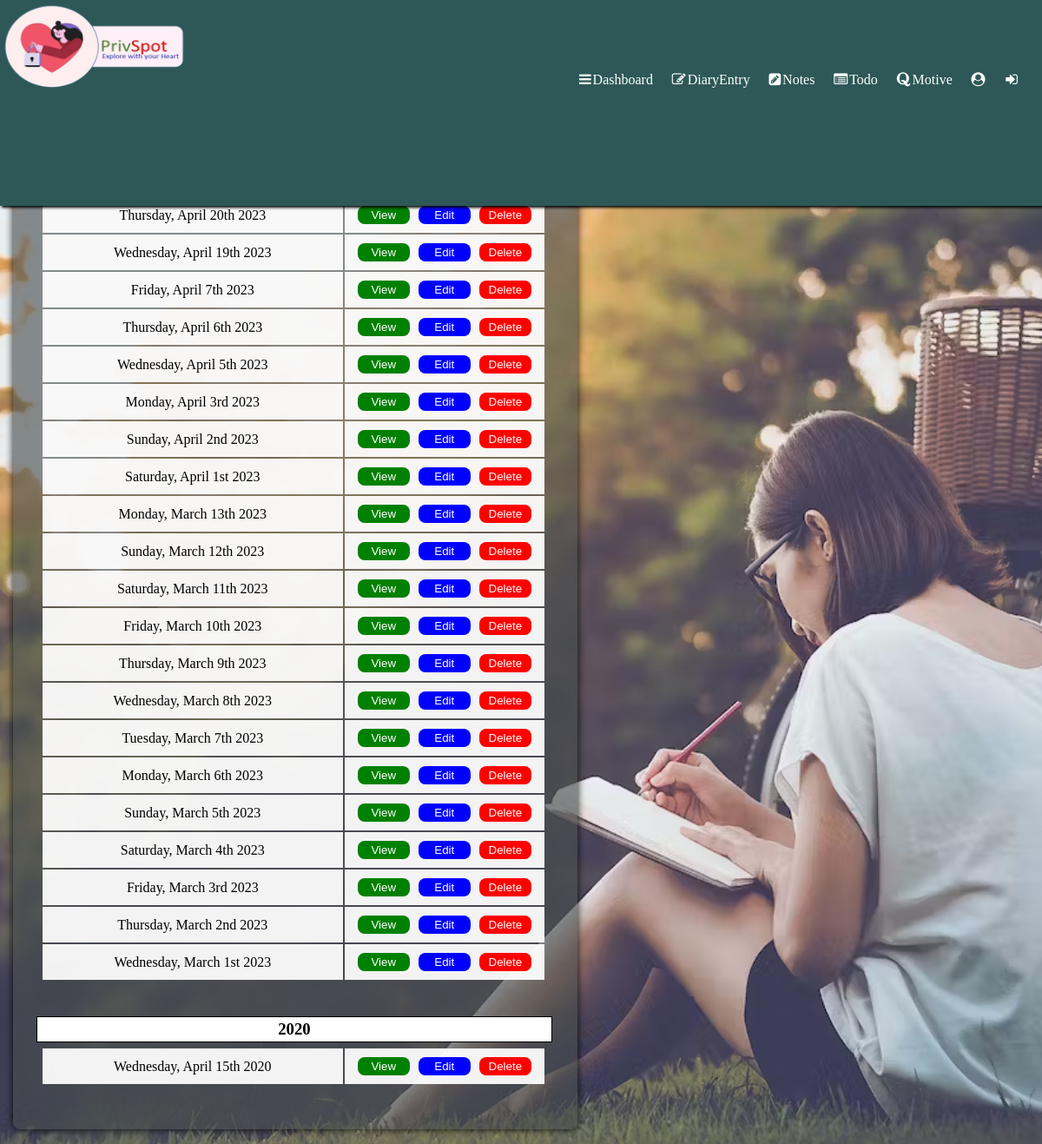
The app's page /php/dairy/dvall.php (signed in) with its own data.
### tables this page shows
CREATE TABLE `dairy` (
  `did` int(20) NOT NULL,
  `date` date NOT NULL DEFAULT current_timestamp(),
  `uname` varchar(20) NOT NULL,
  `data` varchar(10000) NOT NULL
);

### php/dairy/dvall.php (the view, shortened to what this page needs)
<!DOCTYPE html>
<html lang="en">
<head>
    <link rel="stylesheet" href="./../../css/navbar.css">
    <link rel="stylesheet" href="./../../css/dairy/dvall.css">
    <link rel="stylesheet" href="https://cdnjs.cloudflare.com/ajax/libs/font-awesome/4.7.0/css/font-awesome.min.css">
</head>
<body>
    <div class="navbar">
        <img src="./../../images/logo.png" width="350px" height="150px">
        <ul class="items">
            <li><a href="../home.php"><i class="fa fa-bars" aria-hidden="true"></i>  Dashboard</a></li>
            <li><a href="dairy.php"><i class="fa fa-pencil-square-o" aria-hidden="true"></i> DiaryEntry</a></li>
            <li><a href="../notes/notes.php"><i class="fa fa-pencil-square" aria-hidden="true"></i> Notes</a></li>
            <li><a href="../todo/todo.php"><i class="fa fa-list-alt" aria-hidden="true"></i> Todo</a></li>
            <li><a href="../motive/motive.php"><i class="fa fa-quora" aria-hidden="true"></i> Motive</a></li>
            <li><a href="../profile/profile.php"><i class="fa fa-user-circle" aria-hidden="true"></i></a></li>
            <li><a href="../logout.php"><i class="fa fa-sign-in" aria-hidden="true"></i></a></li>
        </ul>
    </div>
    <div class="body">
        <div class="content">
            <div class="container">
            <?php
                $con=mysqli_connect("localhost","root","","privdb");
                $u=$_SESSION['uname'];
                $t="SELECT DISTINCT YEAR(date) AS year FROM dairy WHERE uname = '".$u."' ORDER BY year DESC";
                $r=mysqli_query($con,$t);
                while($l=mysqli_fetch_array($r)){
                    echo '<div class="item">';
                    echo '<center><h3>'.$l['year'].'</h3></center>';
                    $s="SELECT * FROM dairy WHERE uname = '".$u."' AND YEAR(date) = '".$l['year']."' ORDER BY date DESC";
                    $r2=mysqli_query($con,$s);
                    echo '<div class="table"><table><tbody>';
                    while($d=mysqli_fetch_array($r2)){
                        echo '<tr><td>'.date('l, F jS Y',strtotime($d['date'])).'</td><td><button><a href="./dview.php?id='.$d["did"].'">View</a></button><button><a href="./dupdate.php?id='.$d["did"].'">Edit</a></button><button><a href="./ddelete.php?id='.$d["did"].'">Delete</a></button></td></tr>';
                    }
                    echo '</tbody></table></div>';
                    echo '</div>';
                }
            ?>
            </div>
        </div>
    </div>
</body>
</html>

### css/navbar.css (style rules this page uses)
* { padding:0px; margin:0px; box-sizing: border-box; }
.navbar { background-color: rgb(46, 88, 88); padding:0px; height:18%; position: fixed; display: block; width:100%; box-shadow: 2px 2px 3px black; }
.navbar img { margin-left:-50px; margin-top:-15px; margin-bottom: -30px; }
.navbar .items { float:right; display:flex; flex-direction: row; list-style-type: none; margin-top:6%; margin-left:10%; }
.navbar .items li { color:#fff; margin:2%; cursor: pointer; width:fit-content; float: right; }
.navbar .items li a { color:#fff; cursor: pointer; width:fit-content; text-decoration: none; display:inline-block; display:flex; flex-direction: row; }
.navbar .items li a .fa { margin-right:2px; }

### css/dairy/dvall.css (style rules this page uses)
.body { padding-top: 105px; width:100%; height:100vh; }
.content { width: 100%; height: 100%; background-image: url('./../../images/dairy/dvall/dvallbg.avif'); background-position: center; background-size: cover; background-repeat: no-repeat; background-attachment: fixed; padding:10px; }
.container { width:650px; height:99%; background-color: rgba(70, 76, 76, 0.62); margin:5px; box-shadow: 0 0 10px rgba(0,0,0,0.9); -moz-box-shadow: 0 0 10px rgba(0,0,0,0.9); -webkit-box-shadow: 0 0 10px rgba(0,0,0,0.9); -o-box-shadow: 0 0 10px rgba(0,0,0,0.9);; overflow-y: scroll; border-radius: 8px; padding: 20px; }
.container .item { width:99%; min-height: fit-content; max-height:450px; margin:2px; margin-bottom:25px; padding:5px; }
.container .item h3 { padding:3px 5px; background-color: #fff; border: 1px solid black; }
.container .item .table { width:98%; min-height: fit-content; max-height: 380px; overflow-y: scroll; margin: 5px; }
.container .item .table table { width: 100%; }
.container .item .table table tr { background-color: #ffffffee; margin: 3px;; border-radius: 8px; }
.container .item .table table tr td { padding: 5px; }
.container .item .table table td:first-child { width:60%; text-align: center; }
.container .item .table table td:last-child { width:40%; text-align: center; }
.container .item .table table td:last-child button { margin:5px; min-width:60px; padding:3px 5px; border-radius: 8px; border: none; outline: none; cursor: pointer; }
.container .item .table table td:last-child button a { text-decoration: none; color:#fff; }
.container .item .table table td:last-child button:first-child { background-color: green; }
.container .item .table table td:last-child button:nth-child(2) { background-color: blue; }
.container .item .table table td:last-child button:last-child { background-color: red; }

### records on screen
dairy: date "Thursday, April 20th 2023"
dairy: date "Wednesday, April 19th 2023"
dairy: date "Friday, April 7th 2023"
dairy: date "Thursday, April 6th 2023"
dairy: date "Wednesday, April 5th 2023"
dairy: date "Monday, April 3rd 2023"
dairy: date "Sunday, April 2nd 2023"
dairy: date "Saturday, April 1st 2023"
dairy: date "Monday, March 13th 2023"
dairy: date "Sunday, March 12th 2023"
dairy: date "Saturday, March 11th 2023"
dairy: date "Friday, March 10th 2023"
dairy: date "Thursday, March 9th 2023"
dairy: date "Wednesday, March 8th 2023"
dairy: date "Tuesday, March 7th 2023"
dairy: date "Monday, March 6th 2023"
dairy: date "Sunday, March 5th 2023"
dairy: date "Saturday, March 4th 2023"
dairy: date "Friday, March 3rd 2023"
dairy: date "Thursday, March 2nd 2023"
dairy: date "Wednesday, March 1st 2023"
dairy: date "Wednesday, April 15th 2020"

### other values on screen
$l['year'] "2020"
